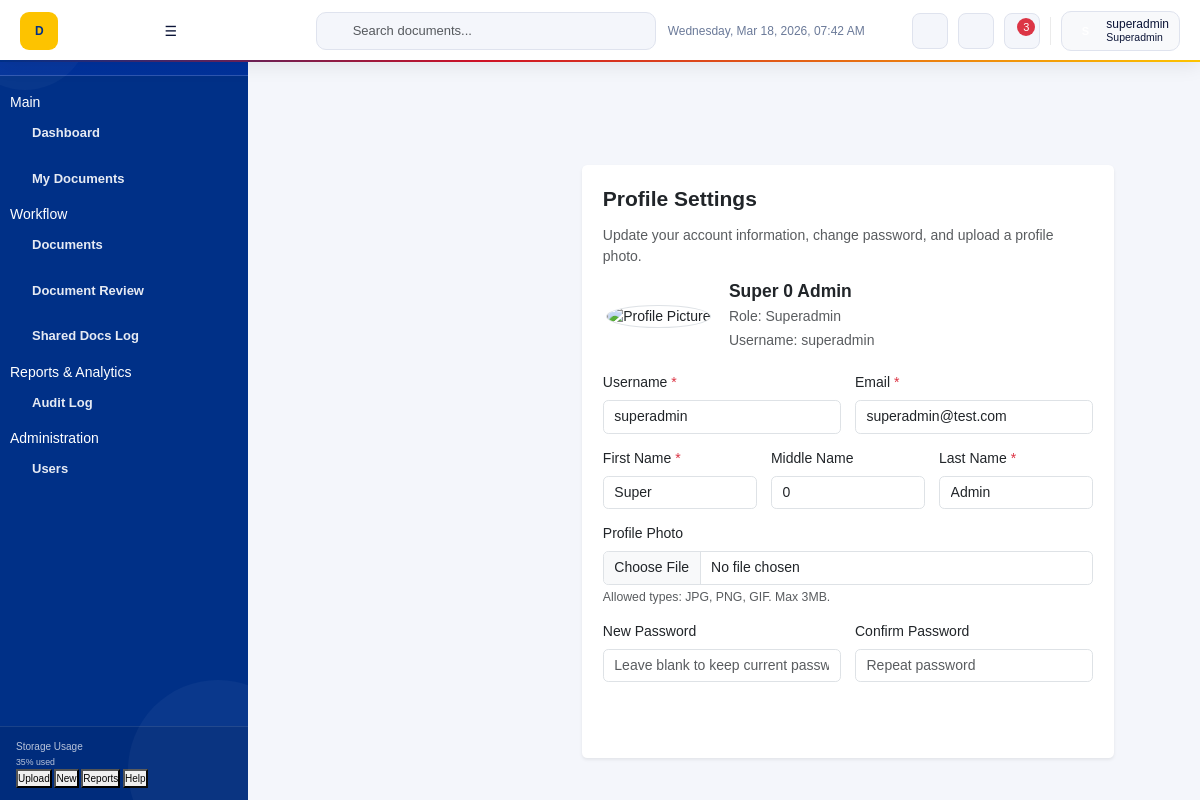
Screenshot of /user_profile/profile.php (signed in) with the database file from the repository.
### tables this page shows
CREATE TABLE `users` (
  `user_id` int(11) NOT NULL,
  `first_name` varchar(50) NOT NULL,
  `middle_name` int(255) NOT NULL,
  `last_name` varchar(50) NOT NULL,
  `email` varchar(100) NOT NULL,
  `username` varchar(50) NOT NULL,
  `password` varchar(255) NOT NULL,
  `role` enum('superadmin','admin','staff') NOT NULL DEFAULT 'staff',
  `created_at` timestamp NOT NULL DEFAULT current_timestamp(),
  `updated_at` timestamp NOT NULL DEFAULT current_timestamp() ON UPDATE current_timestamp()
);

### user_profile/profile.php (the view, shortened to what this page needs)
<?php
include '../plugins/conn.php';
$user_id = (int)$_SESSION['user_id'];
$user = [
    'username' => '',
    'first_name' => '',
    'middle_name' => '',
    'last_name' => '',
    'email' => '',
    'role' => '',
    'profile_picture' => ''
];
$hasProfilePicture = false;
$stmt = $conn->prepare('SELECT username, first_name, middle_name, last_name, email, role' . ($hasProfilePicture ? ', profile_picture' : '') . ' FROM users WHERE user_id = ? LIMIT 1');
if ($stmt) {
    $stmt->bind_param('i', $user_id);
    $stmt->execute();
    $result = $stmt->get_result();
    if ($result && $result->num_rows > 0) {
        $user = array_merge($user, $result->fetch_assoc());
    }
}
$displayName = trim($user['first_name'] . ' ' . $user['middle_name'] . ' ' . $user['last_name']);
$displayName = preg_replace('/\s+/', ' ', $displayName);
$profilePic = $user['profile_picture'] ?: 'assets/img/default-avatar.png';
?>
<!DOCTYPE html>
<html lang="en">
<head>
    <link href="https://cdn.jsdelivr.net/npm/bootstrap@5.3.0/dist/css/bootstrap.min.css" rel="stylesheet">
    <link href="../assets/css/custom.css" rel="stylesheet">
</head>
<body>
<?php
include __DIR__ . '/../includes/sidebar.php';
?>
<main class="main-content">
    <?php include __DIR__ . '/../includes/navbar.php'; ?>
    <div class="container-fluid mt-4">
        <div class="row justify-content-center">
            <div class="col-lg-10">
                <div class="card shadow-sm border-0 mb-4">
                    <div class="card-body p-4">
                        <h2 class="h4 fw-bold mb-3">Profile Settings</h2>
                        <p class="text-muted">Update your account information, change password, and upload a profile photo.</p>
                        <div class="row g-3 mb-4 align-items-center">
                            <div class="col-md-3 text-center">
                                <img id="profilePicPreview" src="<?php echo htmlspecialchars($profilePic, ENT_QUOTES); ?>" class="rounded-circle img-fluid" style="width:160px;height:160px;object-fit:cover;border:1px solid #dee2e6;" alt="Profile Picture">
                            </div>
                            <div class="col-md-9">
                                <h5 class="fw-bold mb-1"><?php echo htmlspecialchars($displayName ?: $user['username']); ?></h5>
                                <p class="text-muted mb-1">Role: <?php echo htmlspecialchars(ucfirst($user['role'])); ?></p>
                                <p class="text-muted mb-0">Username: <?php echo htmlspecialchars($user['username']); ?></p>
                            </div>
                        </div>
                        <form method="POST" action="" enctype="multipart/form-data">
                            <div class="row g-3">
                                <div class="col-md-6">
                                    <label class="form-label">Username <span class="text-danger">*</span></label>
                                    <input type="text" name="username" class="form-control" value="<?php echo htmlspecialchars($user['username'], ENT_QUOTES); ?>" required>
                                </div>
                                <div class="col-md-6">
                                    <label class="form-label">Email <span class="text-danger">*</span></label>
                                    <input type="email" name="email" class="form-control" value="<?php echo htmlspecialchars($user['email'], ENT_QUOTES); ?>" required>
                                </div>
                                <div class="col-md-4">
                                    <label class="form-label">First Name <span class="text-danger">*</span></label>
                                    <input type="text" name="first_name" class="form-control" value="<?php echo htmlspecialchars($user['first_name'], ENT_QUOTES); ?>" required>
                                </div>
                                <div class="col-md-4">
                                    <label class="form-label">Middle Name</label>
                                    <input type="text" name="middle_name" class="form-control" value="<?php echo htmlspecialchars($user['middle_name'], ENT_QUOTES); ?>">
                                </div>
                                <div class="col-md-4">
                                    <label class="form-label">Last Name <span class="text-danger">*</span></label>
                                    <input type="text" name="last_name" class="form-control" value="<?php echo htmlspecialchars($user['last_name'], ENT_QUOTES); ?>" required>
                                </div>
                                <div class="col-md-12">
                                    <label class="form-label">Profile Photo</label>
                                    <input type="file" name="profile_picture" class="form-control" accept="image/*" onchange="previewProfilePic(event)">
                                    <div class="form-text">Allowed types: JPG, PNG, GIF. Max 3MB.</div>
                                </div>
                                <div class="col-md-6">
                                    <label class="form-label">New Password</label>
                                    <input type="password" name="password" class="form-control" placeholder="Leave blank to keep current password">
                                </div>
                                <div class="col-md-6">
                                    <label class="form-label">Confirm Password</label>
                                    <input type="password" name="confirm_password" class="form-control" placeholder="Repeat password">
                                </div>
                            </div>
                            <div class="mt-4 d-flex justify-content-end">
                                <button type="submit" class="btn btn-primary">Save Changes</button>
                            </div>
                        </form>
                    </div>
                </div>
            </div>
        </div>
    </div>
</main>
</body>
</html>

### assets/css/custom.css (style rules this page uses)
:root { --bp-blue: #003087; --bp-blue-mid: #1351A8; --bp-blue-hover: #0d3d8a; --bp-blue-light: #E8EEF9; --bp-blue-lighter: #f0f4fc; --bp-red: #CE1126; --bp-red-light: #FDEAEC; --bp-gold: #FDC300; --bp-gold-light: #FFF8DC; --bp-gold-dark: #9a7500; --bp-white: #FFFFFF; --bp-surface: #F4F6FB; --bp-border: rgba(0,48,135,0.11); --bp-border-strong: rgba(0,48,135,0.22); --bp-text: #0B1437; --bp-muted: #6B7A99; --bp-muted-light: #a0aec0; --font: 'Plus Jakarta Sans', sans-serif; --radius: 14px; --radius-sm: 9px; --radius-xs: 6px; --sidebar-w: 248px; --navbar-h: 62px; --transition: all 0.18s cubic-bezier(0.4,0,0.2,1); --sidebar-transition: all 0.26s cubic-bezier(0.4,0,0.2,1); --sidebar-w-sm: 62px; }
*, *::before, *::after { box-sizing: border-box; margin: 0; padding: 0; }
html, body { height: 100%; width: 100%; overflow: hidden; font-family: var(--font); background: var(--bp-surface); color: var(--bp-text); font-size: 14px; line-height: 1.5; }
body { min-height: 100vh; }
body { display: grid; grid-template-columns: var(--sidebar-w) 1fr; grid-template-rows: var(--navbar-h) 1fr; min-height: 100vh; height: 100vh; width: 100vw; overflow: hidden; transition: grid-template-columns 0.26s cubic-bezier(0.4,0,0.2,1); }
* { box-sizing: border-box; }
.main-content { grid-column: 2; grid-row: 2; overflow-y: auto; min-height: calc(100vh - var(--navbar-h)); background: var(--bp-surface); padding: 18px 20px 20px; transition: margin var(--transition), padding var(--transition); position: relative; z-index: auto; }
.main-content { margin-left: var(--sidebar-w); padding: calc(var(--navbar-h) + 20px) 20px 20px; transition: margin 0.26s ease; }
.btn-primary { background:var(--blue);border-color:var(--blue); }

### rows the page displays
users: first_name+middle_name+last_name "Super 0 Admin", role "Superadmin", username "superadmin", email "superadmin@test.com", first_name "Super", middle_name "0", last_name "Admin"

### other values shown
$_SESSION['username'] "superadmin"
$roleDisplay "Superadmin"
